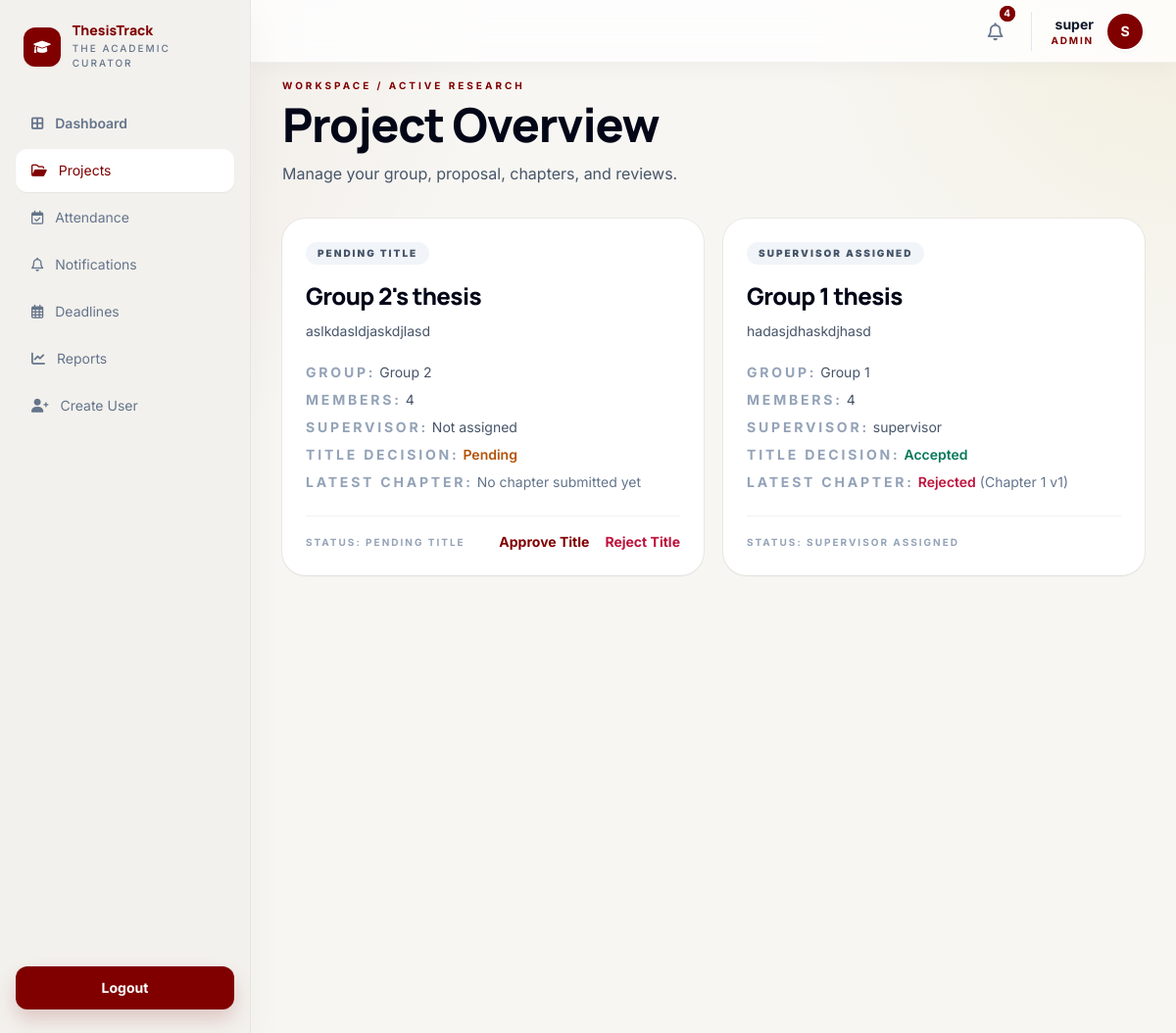
/projects/ (signed in), run on an earlier commit of the app's database.
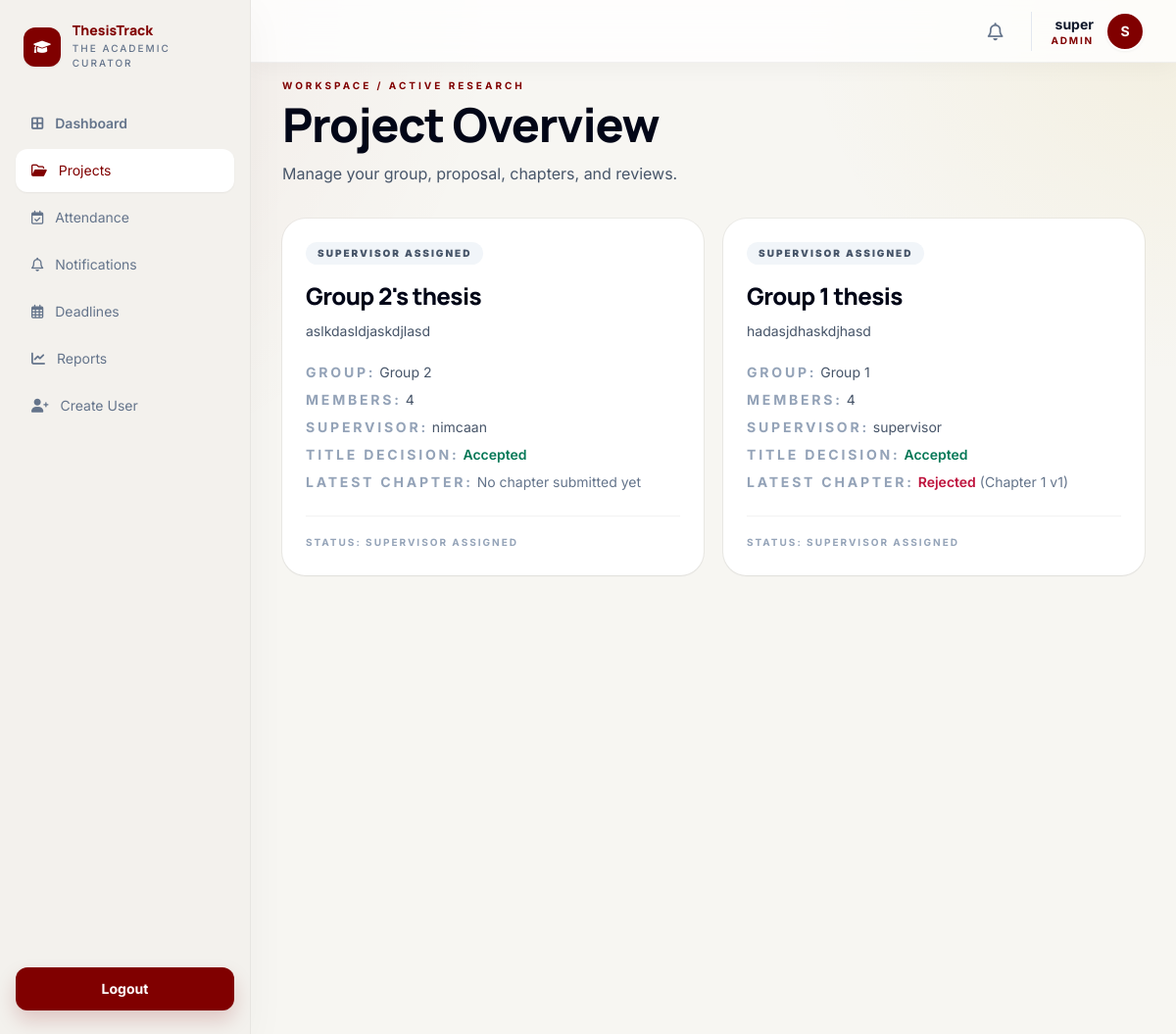
And on a later commit of the database.
### projects/models.py (models this page shows, shortened)
class Project(models.Model):
	PENDING_TITLE = 'PENDING_TITLE'
	TITLE_APPROVED = 'TITLE_APPROVED'
	TITLE_REJECTED = 'TITLE_REJECTED'
	SUPERVISOR_ASSIGNED = 'SUPERVISOR_ASSIGNED'
	IN_PROGRESS = 'IN_PROGRESS'
	UNDER_REVIEW = 'UNDER_REVIEW'
	COMPLETED = 'COMPLETED'
	STATUS_CHOICES = [
		(PENDING_TITLE, 'Pending Title'),
		(TITLE_APPROVED, 'Title Approved'),
		(TITLE_REJECTED, 'Title Rejected'),
		(SUPERVISOR_ASSIGNED, 'Supervisor Assigned'),
		(IN_PROGRESS, 'In Progress'),
		(UNDER_REVIEW, 'Under Review'),
		(COMPLETED, 'Completed'),
	]
	group = models.OneToOneField(
		Group,
		on_delete=models.CASCADE,
		related_name='project',
		null=True,
		blank=True,
	)
	title = models.CharField(max_length=255)
	abstract = models.TextField(blank=True)
	status = models.CharField(max_length=25, choices=STATUS_CHOICES, default=PENDING_TITLE)
	supervisor = models.ForeignKey(
		settings.AUTH_USER_MODEL,
		on_delete=models.SET_NULL,
		null=True,
		blank=True,
		related_name='supervised_projects',
	)
	title_approved = models.BooleanField(default=False)
	created_at = models.DateTimeField(auto_now_add=True)
	updated_at = models.DateTimeField(auto_now=True)

class Group(models.Model):
	name = models.CharField(max_length=150, unique=True)
	members = models.ManyToManyField(settings.AUTH_USER_MODEL, related_name='project_groups')
	created_at = models.DateTimeField(auto_now_add=True)
	def member_count(self):
		if hasattr(self, '_members_for_validation_cache'):
			return len(getattr(self, '_members_for_validation_cache'))
		if not self.pk:
			return 0
		return self.members.count()

### accounts/models.py (models this page shows, shortened)
class User(AbstractUser):
	STUDENT = 'STUDENT'
	SUPERVISOR = 'SUPERVISOR'
	ADMIN = 'ADMIN'
	ROLE_CHOICES = [
		(STUDENT, 'Student'),
		(SUPERVISOR, 'Supervisor'),
		(ADMIN, 'Admin'),
	]
	role = models.CharField(max_length=20, choices=ROLE_CHOICES, default=STUDENT)

### projects/views.py (the view)
# urls.py: path('', views.project_list, name='project-list'),
@role_required(User.STUDENT, User.SUPERVISOR, User.ADMIN)
def project_list(request):
	projects = _project_visible_to_user(request.user).order_by('-created_at')
	return render(request, 'projects/project_list.html', {'projects': projects})

### core/context_processors.py (called while the page is built)
def unread_notifications_count(request):
    if not request.user.is_authenticated:
        return {'unread_notifications_count': 0}
    count = Notification.objects.filter(user=request.user, is_read=False).count()
    return {'unread_notifications_count': count}

def recent_notifications(request):
    if not request.user.is_authenticated:
        return {'recent_notifications': []}
    notifications = Notification.objects.filter(user=request.user).order_by('-created_at')[:5]
    return {'recent_notifications': notifications}

### projects/views.py (called while the page is built)
def _project_visible_to_user(user):
	if user.role == User.STUDENT:
		return Project.objects.filter(group__members=user).select_related('group', 'supervisor').prefetch_related('submissions__chapter')
	if user.role == User.SUPERVISOR:
		return Project.objects.filter(supervisor=user).select_related('group', 'supervisor').prefetch_related('submissions__chapter')
	if user.role == User.ADMIN:
		return Project.objects.all().select_related('group', 'supervisor').prefetch_related('submissions__chapter')
	return Project.objects.none()

### projects/templates/projects/project_list.html (shortened to what this page needs)
{% extends 'core/base.html' %}
{% block content %}
<div class="mx-auto max-w-7xl space-y-8">
    <section class="flex flex-col gap-5 lg:flex-row lg:items-end lg:justify-between">
        <div>
            <p class="mb-2 text-[10px] font-bold uppercase tracking-[0.3em] text-[#800000]">Workspace / Active Research</p>
            <h1 class="text-5xl font-black tracking-tight text-slate-950">Project Overview</h1>
            <p class="mt-3 max-w-2xl text-base leading-7 text-slate-600">Manage your group, proposal, chapters, and reviews.</p>
        </div>
    </section>
    <section class="grid gap-5 md:grid-cols-2 xl:grid-cols-3">
        {% for project in projects %}
            {% include 'projects/_project_card.html' with project=project %}
        {% empty %}
            <div class="col-span-full rounded-3xl border border-dashed border-black/10 bg-white p-12 text-center text-slate-500 shadow-sm">
                No projects available. Create a group first, then submit your title proposal.
            </div>
        {% endfor %}
    </section>
</div>
{% endblock %}

### core/templates/core/base.html (shortened to what this page needs)
<!DOCTYPE html>
<html lang="en">
<head>
    <script src="https://cdn.tailwindcss.com?plugins=forms,container-queries"></script>
    <link rel="stylesheet" href="https://cdnjs.cloudflare.com/ajax/libs/font-awesome/6.0.0/css/all.min.css">
</head>
<body class="text-slate-900 antialiased">
    <div class="min-h-screen">
        {% if user.is_authenticated %}
            {% include 'core/_sidebar.html' %}
            <header class="fixed top-0 right-0 left-64 z-40 h-16 border-b border-black/5 bg-white/80 glass-nav shadow-[0_4px_24px_rgba(26,28,28,0.04)]">
                <div class="h-full px-8 flex items-center justify-between gap-6">
                    <div class="flex items-center gap-5">
                        <details class="relative group">
                            <summary class="relative flex cursor-pointer items-center justify-center rounded-full p-2 text-slate-500 transition-colors hover:bg-slate-100 hover:text-[#800000]">
                                <i class="fa-regular fa-bell text-lg"></i>
                                {% if unread_notifications_count > 0 %}
                                    <span class="absolute -top-1 -right-1 flex h-4 w-4">
                                        <span class="relative inline-flex h-4 w-4 items-center justify-center rounded-full bg-[#800000] text-[10px] font-bold text-white">
                                            {{ unread_notifications_count }}
                                        </span>
                                    </span>
                                {% endif %}
                            </summary>
                        </details>
                        <div class="flex items-center gap-3 border-l border-slate-200 pl-5">
                            <div class="text-right leading-tight">
                                <p class="text-sm font-bold text-slate-900">{{ user.get_full_name|default:user.username }}</p>
                                <p class="text-[10px] font-bold uppercase tracking-[0.18em] text-[#800000]">{{ user.role }}</p>
                            </div>
                            <div class="flex h-10 w-10 items-center justify-center rounded-full border-2 border-white bg-[#800000] text-sm font-bold text-white shadow-sm">
                                {{ user.username|first|upper }}
                            </div>
                        </div>
                    </div>
                </div>
            </header>
        {% endif %}
        <main class="{% if user.is_authenticated %}ml-64 min-h-screen pt-20 px-8 pb-8{% else %}min-h-screen{% endif %}">
            {% block content %}{% endblock %}
        </main>
    </div>
</body>
</html>

### projects/templates/projects/_project_card.html (shortened to what this page needs)
<article class="rounded-3xl bg-white p-6 shadow-sm ring-1 ring-black/5">
    <div class="flex items-start justify-between gap-3">
        <span class="rounded-full bg-slate-100 px-3 py-1 text-[10px] font-black uppercase tracking-[0.2em] text-slate-600">{{ project.get_status_display|default:project.status }}</span>
    </div>
    <h2 class="mt-4 text-2xl font-black tracking-tight text-slate-950">{{ project.title }}</h2>
    <p class="mt-2 text-sm leading-6 text-slate-600">{{ project.abstract }}</p>
    <div class="mt-5 space-y-2 text-sm text-slate-600">
        <p><span class="font-bold uppercase tracking-[0.2em] text-slate-400">Group:</span> {% if project.group %}{{ project.group.name }}{% else %}Not assigned{% endif %}</p>
        <p><span class="font-bold uppercase tracking-[0.2em] text-slate-400">Members:</span> {% if project.group %}{{ project.group.member_count }}{% else %}0{% endif %}</p>
        <p><span class="font-bold uppercase tracking-[0.2em] text-slate-400">Supervisor:</span> {% if project.supervisor %}{{ project.supervisor.username }}{% else %}Not assigned{% endif %}</p>
        <p>
            <span class="font-bold uppercase tracking-[0.2em] text-slate-400">Title Decision:</span>
            {% if project.title_approved %}
                <span class="font-semibold text-emerald-700">Accepted</span>
            {% elif project.status == 'TITLE_REJECTED' %}
                <span class="font-semibold text-rose-700">Rejected</span>
            {% else %}
                <span class="font-semibold text-amber-700">Pending</span>
            {% endif %}
        </p>
        {% with latest_submission=project.submissions.first %}
            <p>
                <span class="font-bold uppercase tracking-[0.2em] text-slate-400">Latest Chapter:</span>
                {% if latest_submission %}
                    {% if latest_submission.status == 'APPROVED' %}<span class="font-semibold text-emerald-700">Accepted</span>{% elif latest_submission.status == 'REJECTED' %}<span class="font-semibold text-rose-700">Rejected</span>{% else %}<span class="font-semibold text-amber-700">Pending Review</span>{% endif %}
                    <span class="text-slate-500">({{ latest_submission.chapter.name|default:'Chapter' }} v{{ latest_submission.version }})</span>
                {% else %}
                    <span class="text-slate-500">No chapter submitted yet</span>
                {% endif %}
            </p>
        {% endwith %}
    </div>
    <div class="mt-6 flex items-center justify-between border-t border-black/5 pt-4 text-sm font-bold">
        <span class="text-[10px] uppercase tracking-[0.2em] text-slate-400">Status: {{ project.get_status_display }}</span>
        <div class="flex items-center gap-4">
            {% if user.role == 'ADMIN' and not project.title_approved %}
                <a href="{% url 'projects:approve-project' project.id %}" class="text-[#800000] hover:underline">Approve Title</a>
                <a href="{% url 'projects:reject-project' project.id %}" class="text-rose-700 hover:underline">Reject Title</a>
            {% endif %}
        </div>
    </div>
</article>

What changed in the data, as far as the page shows it:
changed Project "Group 2's thesis": status "PENDING TITLE" → "SUPERVISOR ASSIGNED"; supervisor.username (not shown) → "nimcaan"; title_approved "Pending Approve Title Reject Title" → "Accepted"; no longer shows "Not assigned"
Also different on the page:
{{ unread_notifications_count }}: "4" → (not shown)
